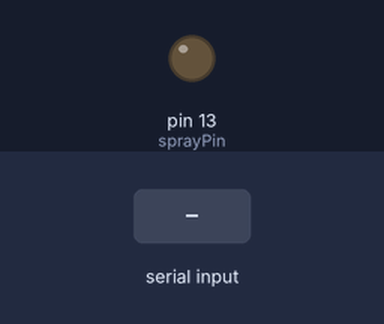
Simulated run of this sketch. Board: Arduino Uno, built with avr-gcc and run on an emulated ATmega328P. Shown: output pins drawn as LEDs (lit = HIGH). Inputs (shaded band) come from the test bench. What the sketch prints to the serial monitor is not drawn.

Above: at 1.2 s.
1.3 s: byte 30 received over Serial
At 2.6 s:
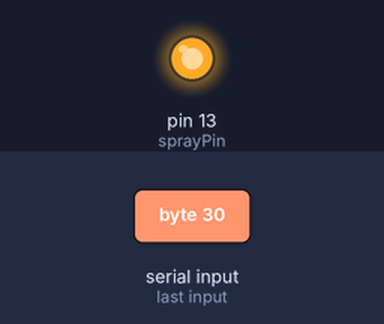
Timing chart, 0 to 32.8 s (numbered marks = the images above; inputs shaded):
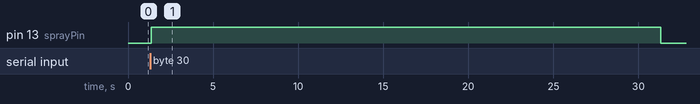

Measured:
- after the input at 1.3 s, pin 13 (sprayPin): LOW → HIGH after 0.07 s, → LOW 29.9 s later

The sketch:

opendag.ino
```cpp
unsigned long startSpray = 0;
unsigned long currentMillis = 0;
unsigned int sprayTime = 30000;
int sprayPin = 13;


bool spray=0;

void setup() {
  // put your setup code here, to run once:
  Serial.begin(9600);
  Serial.print("Hey");
  pinMode(sprayPin,OUTPUT);
  pinMode(13,OUTPUT);
}

void loop() {
  // put your main code here, to run repeatedly:
  currentMillis = millis();

  if (Serial.available() > 0) {
    byte incomingByte = Serial.read();

    Serial.print("Input");

    // Set the thing to spray:
    spray = true;
    startSpray = currentMillis;
    Serial.flush();
  }

  if(currentMillis - startSpray > sprayTime && spray){
    spray = false;
  }
  Serial.print(spray);
  digitalWrite(sprayPin,spray);
  digitalWrite(13,spray);
}
```
